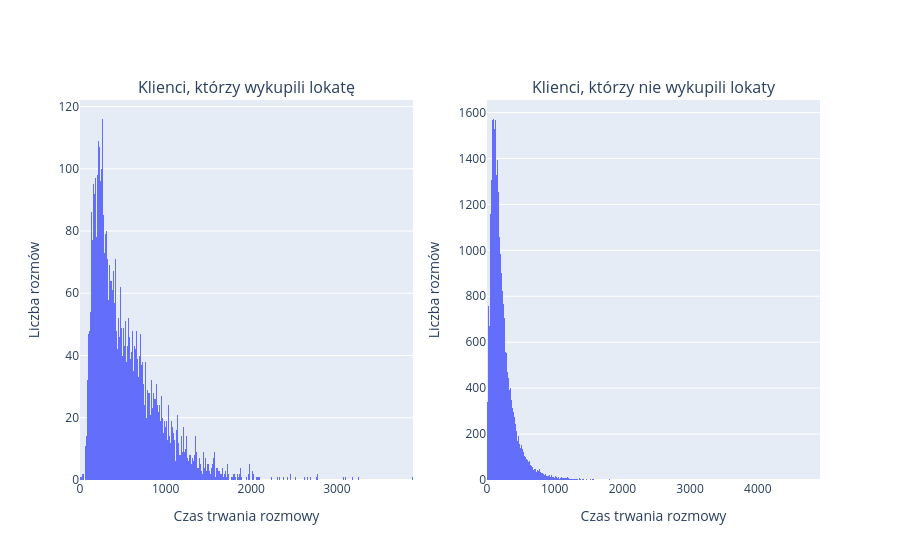

Source (notebook cell):
### Code cell
bank_positive_y = bank[(bank["y"] == "yes")]
bank_negative_y = bank[(bank["y"] == "no")]
#print(bank_positive_y)

positive_y_plot = px.histogram(bank_positive_y, x="duration")
negative_y_plot = px.histogram(bank_negative_y, x="duration")
fig = make_subplots(
    rows=1,
    cols=2,
    subplot_titles=("Klienci, którzy wykupili lokatę", 
                    "Klienci, którzy nie wykupili lokaty")
)

for trace in positive_y_plot.data:
    fig.add_trace(trace, row=1, col=1)

for trace in negative_y_plot.data:
    fig.add_trace(trace, row=1, col=2)

fig.update_xaxes(title_text="Czas trwania rozmowy", row=1, col=1)
fig.update_xaxes(title_text="Czas trwania rozmowy", row=1, col=2)

fig.update_yaxes(title_text="Liczba rozmów", row=1, col=1)
fig.update_yaxes(title_text="Liczba rozmów", row=1, col=2)

fig.show()

### Figure 1 — Plotly figure (JSON) as saved in the notebook; plotly's stock layout.template omitted (floating-point values rounded to 4 significant figures; data arrays with more than 128 entries replaced by an {"elided": "..."} marker saying what was removed)
{"data": [{"bingroup": "x", "hovertemplate": "duration=%{x}<br>count=%{y}<extra></extra>", "legendgroup": "", "marker": {"color": "#636efa", "pattern": {"shape": ""}}, "name": "", "orientation": "v", "showlegend": false, "type": "histogram", "x": {"elided": "5289 int values"}, "xaxis": "x", "yaxis": "y"}, {"bingroup": "x", "hovertemplate": "duration=%{x}<br>count=%{y}<extra></extra>", "legendgroup": "", "marker": {"color": "#636efa", "pattern": {"shape": ""}}, "name": "", "orientation": "v", "showlegend": false, "type": "histogram", "x": {"elided": "39922 int values"}, "xaxis": "x2", "yaxis": "y2"}], "layout": {"annotations": [{"font": {"size": 16}, "showarrow": false, "text": "Klienci, którzy wykupili lokatę", "x": 0.225, "xanchor": "center", "xref": "paper", "y": 1, "yanchor": "bottom", "yref": "paper"}, {"font": {"size": 16}, "showarrow": false, "text": "Klienci, którzy nie wykupili lokaty", "x": 0.775, "xanchor": "center", "xref": "paper", "y": 1, "yanchor": "bottom", "yref": "paper"}], "xaxis": {"anchor": "y", "domain": [0, 0.45], "title": {"text": "Czas trwania rozmowy"}}, "xaxis2": {"anchor": "y2", "domain": [0.55, 1], "title": {"text": "Czas trwania rozmowy"}}, "yaxis": {"anchor": "x", "domain": [0, 1], "title": {"text": "Liczba rozmów"}}, "yaxis2": {"anchor": "x2", "domain": [0, 1], "title": {"text": "Liczba rozmów"}}}}
